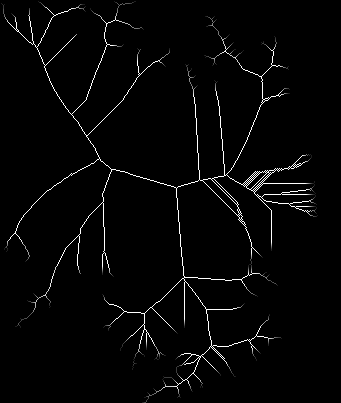
#> input picture Project_Files/MAPS/Lake_Murray_Map_Skeletons/SE_corner_medial_axis.png, 341 x 403 px, found by its file name
$ jupyter execute --allow-errors find_midpoints.ipynb   (shell and % lines are left out)
#> lines starting #> are read from the running program, lines starting #| are printed output that depends on the picture; after the words box and inside, x2 and y2 are one past the last pixel; in counts of white or black regions, pixels touching at a corner belong together
[cell 1]
import cv2
import matplotlib.pyplot as plt
import numpy as np
from skimage.morphology import skeletonize
from skimage import data
import sknw
import networkx as nx

[cell 2]
# zig zag definitions
# [67 lines left out: functions drawline, open_image, show_image, zigzag, not called in this run]

[cell 3]
#skeleton to graph definition

def skeleton_to_graph(path):
    try: img = cv2.imread(cv2.samples.findFile(path),0) # get img
#> img is the input picture: shape (403, 341); min 0, max 255, mean 5.7
    except : print("can't find that image at", path)
    img = (255-img)
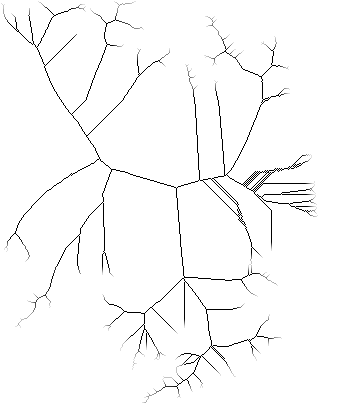
#> img: shape (403, 341); min 0, max 255, mean 249.3
    img = img > 127 #make bool
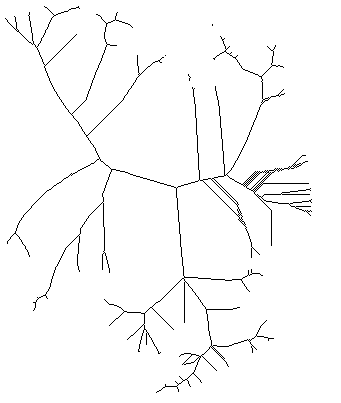
#> img: shape (403, 341) bool; 97.8% white; black in thin lines or dots, all inside (x1, y1, x2, y2) = (5, 6, 312, 393)
    ske = skeletonize(~img).astype(np.uint16) # use sknw skeletonize
    graph = sknw.build_sknw(ske) # build graph from skeleton
    print("\nskeleton converted to graph\n")
    return graph
